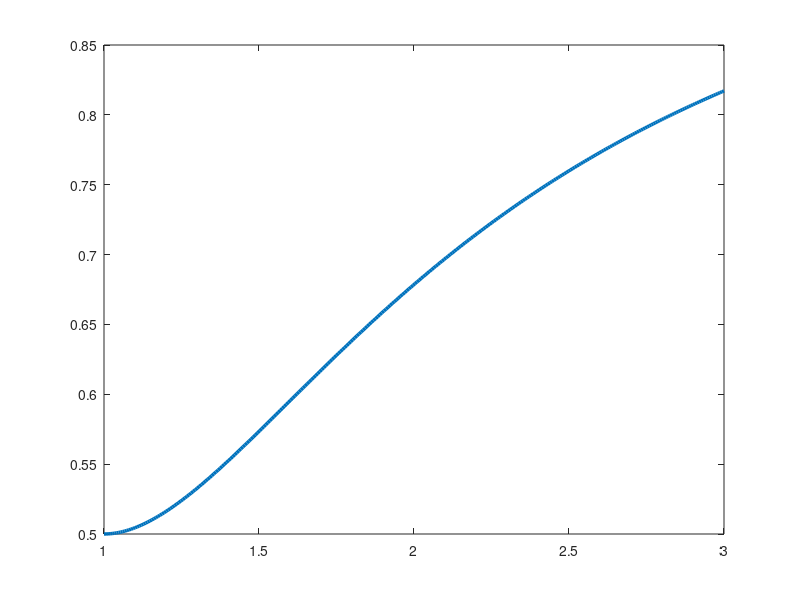

The MATLAB script that drew this image: (Note: this script raises an error after producing the figure.)
clear
clc
%改变Bxy=0  for a fully polarized source
%delta_ratio= delta_xx/delta_yy
%%
sigma_S=10; %the effective beamwidth
delta_xx=1;
%delta_yy=0.045;
%delta_yy=delta_xx/1.2;
Ax=1;
Ay=Ax;
Bxy=0; 
%%
%for i=1:5
%%   
%min=((delta_xx^2+delta_yy^2)/2)^0.5;
%max=((delta_xx*delta_yy)/Bxy)^0.5;
%mmax=((delta_xx*delta_yy)/Bxy)^0.5+0.0001;
N=300;
%delta_xy=linspace(min,max,N);     
delta_ratio=linspace(1,3,N);    
Sintillation_focus=zeros(N);
P=zeros(N);
%delta_xy=min:0.0001:max;
%%
Sintillation_in=((Ax.^2).^2+2.*(Ax.*Ay.*Bxy).^2+(Ay.^2).^2)./((Ax.^2+Ay^2).^2);
%%
omiga_xx=((1/(4*sigma_S^2))+(1/(delta_xx^2)))^(-0.5);
omiga_yy=((1./(4.*sigma_S^2))+(1./((delta_ratio.*delta_xx).^2))).^(-0.5);
%omiga_xy=((1/(4.*sigma_S.^2))+(1./(delta_xy.^2))).^(-0.5);
P=( 1 - (4.*(Ax.^2.*Ay.^2.*omiga_xx.^2.*omiga_yy.^2   )./(Ax.^2.*omiga_xx.^2 + Ay.^2.*omiga_yy.^2 ) )   ).^0.5;
%P=( 1 - 4.*(Ax^2.*Ay^2.*omiga_xx.^2.*omiga_yy.^2  - Ax^2 .*Ay^2 .*Bxy.^2 .*omiga_xy.^4  )./(Ax^2.*omiga_xx.^2 + Ay^2.*omiga_yy.^2 )    )^0.5;
%Sintillation_focus=(1/2).*(1+P.^2);
%%
Sintillation_focus=(omiga_xx.^4+omiga_yy.^4)./(omiga_xx.^2+omiga_yy.^2).^2;
%%
plot(delta_ratio,Sintillation_focus,'Linewidth',2.5)
hold on
%%
 Ox=[1, 3];
 Oy=[Sintillation_in, Sintillation_in];
 %plot(Ox,Oy,'Linewidth',2.5,'LineStyle','--');
 
 ax = gca();
ax.YRuler.Exponent = 0; 
ax.YRuler.TickLabelFormat = '%.2f';

ax = gca();
ax.XRuler.Exponent = 0; 
ax.XRuler.TickLabelFormat = '%.1f';

%Oz=[1,2];
%p1.LineWidth = 1;
%end
%%
% ax = gca();
% ax.YRuler.Exponent = 1; 
% ax.YRuler.TickLabelFormat = '%.2f';
% %
% ax = gca();
% ax.XRuler.Exponent = 0; 
% ax.XRuler.TickLabelFormat = '%.2f';
%hold on
%%
xlabel('\delta_{\ityy}  [mm]','Fontsize',26,'Fontname','Times');
ylabel('\sigma^2_{\itF}','Fontsize',26,'Fontname','Times');
set(gca,'fontname','Times New Roman','FontSize',22);
set(gca,'fontname','Times New Roman','FontSize',22);
%title('\sigma^2 at focus','fontname','Times New Roman','FontSize',20)
%title('For an unpolarized source A_{\itx}=A_{\ity} and B_{\itxy}=0','fontname','Times New Roman','FontSize',20)
%%
%set(gca,'XTick',[min,0.033,0.036,0.039,0.042,0.045,mmax],'fontname','Times New Roman','FontSize',20);
%set(gca,'YTick',[0.5,0.6,0.7,0.8,0.9,1],'fontname','Times New Roman','FontSize',20);
%xlim([min,mmax]),
%ylim([0.5,1])

%set(gca,'xTickLabel',num2str(get(gca,'XTick')'))
%set(gca,'yTickLabel',num2str(get(gca,'YTick')'))
%xtickformat('%.4f')

%ylim([0,1]);
%set(gca,'Linewidth',3,'Fontname','Times','Fontsize',17,'Fontweight','Bold','Ytick',[0,0.5,1],'Color','blue',)
%%
%hold on
%legend('\sigma^2_{\itF}','\sigma^2_{i}')
